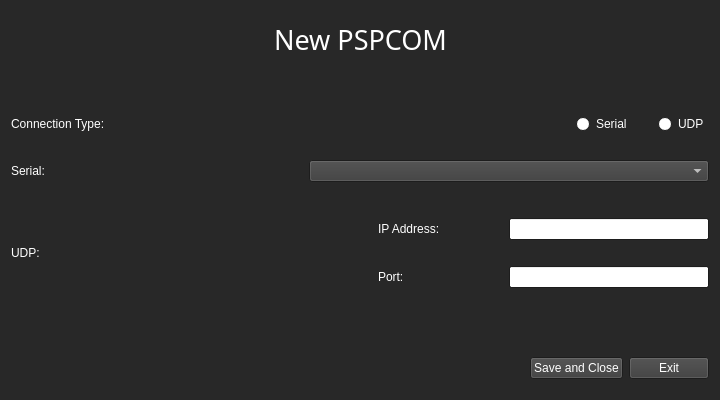
<?xml version="1.0" encoding="UTF-8"?>
<ui version="4.0">
 <class>CreatePspcom</class>
 <widget class="QWidget" name="CreatePspcom">
  <property name="geometry">
   <rect>
    <x>0</x>
    <y>0</y>
    <width>720</width>
    <height>400</height>
   </rect>
  </property>
  <property name="palette">
   <palette>
    <active>
     <colorrole role="WindowText">
      <brush brushstyle="SolidPattern">
       <color alpha="255">
        <red>255</red>
        <green>255</green>
        <blue>255</blue>
       </color>
      </brush>
     </colorrole>
     <colorrole role="Button">
      <brush brushstyle="SolidPattern">
       <color alpha="255">
        <red>60</red>
        <green>60</green>
        <blue>60</blue>
       </color>
      </brush>
     </colorrole>
     <colorrole role="Text">
      <brush brushstyle="SolidPattern">
       <color alpha="255">
        <red>255</red>
        <green>255</green>
        <blue>255</blue>
       </color>
      </brush>
     </colorrole>
     <colorrole role="ButtonText">
      <brush brushstyle="SolidPattern">
       <color alpha="255">
        <red>255</red>
        <green>255</green>
        <blue>255</blue>
       </color>
      </brush>
     </colorrole>
     <colorrole role="Window">
      <brush brushstyle="SolidPattern">
       <color alpha="255">
        <red>40</red>
        <green>40</green>
        <blue>40</blue>
       </color>
      </brush>
     </colorrole>
    </active>
    <inactive>
     <colorrole role="WindowText">
      <brush brushstyle="SolidPattern">
       <color alpha="255">
        <red>255</red>
        <green>255</green>
        <blue>255</blue>
       </color>
      </brush>
     </colorrole>
     <colorrole role="Button">
      <brush brushstyle="SolidPattern">
       <color alpha="255">
        <red>60</red>
        <green>60</green>
        <blue>60</blue>
       </color>
      </brush>
     </colorrole>
     <colorrole role="Text">
      <brush brushstyle="SolidPattern">
       <color alpha="255">
        <red>255</red>
        <green>255</green>
        <blue>255</blue>
       </color>
      </brush>
     </colorrole>
     <colorrole role="ButtonText">
      <brush brushstyle="SolidPattern">
       <color alpha="255">
        <red>255</red>
        <green>255</green>
        <blue>255</blue>
       </color>
      </brush>
     </colorrole>
     <colorrole role="Window">
      <brush brushstyle="SolidPattern">
       <color alpha="255">
        <red>40</red>
        <green>40</green>
        <blue>40</blue>
       </color>
      </brush>
     </colorrole>
    </inactive>
    <disabled>
     <colorrole role="Button">
      <brush brushstyle="SolidPattern">
       <color alpha="255">
        <red>60</red>
        <green>60</green>
        <blue>60</blue>
       </color>
      </brush>
     </colorrole>
     <colorrole role="Base">
      <brush brushstyle="SolidPattern">
       <color alpha="255">
        <red>40</red>
        <green>40</green>
        <blue>40</blue>
       </color>
      </brush>
     </colorrole>
     <colorrole role="Window">
      <brush brushstyle="SolidPattern">
       <color alpha="255">
        <red>40</red>
        <green>40</green>
        <blue>40</blue>
       </color>
      </brush>
     </colorrole>
    </disabled>
   </palette>
  </property>
  <property name="windowTitle">
   <string>Form</string>
  </property>
  <layout class="QVBoxLayout" name="verticalLayout_2">
   <item>
    <spacer name="verticalSpacer">
     <property name="orientation">
      <enum>Qt::Vertical</enum>
     </property>
     <property name="sizeType">
      <enum>QSizePolicy::Fixed</enum>
     </property>
     <property name="sizeHint" stdset="0">
      <size>
       <width>20</width>
       <height>10</height>
      </size>
     </property>
    </spacer>
   </item>
   <item>
    <layout class="QHBoxLayout" name="horizontalLayout">
     <item>
      <spacer name="horizontalSpacer_2">
       <property name="orientation">
        <enum>Qt::Horizontal</enum>
       </property>
       <property name="sizeHint" stdset="0">
        <size>
         <width>40</width>
         <height>20</height>
        </size>
       </property>
      </spacer>
     </item>
     <item>
      <widget class="QLabel" name="label">
       <property name="font">
        <font>
         <family>Franklin Gothic Medium</family>
         <pointsize>20</pointsize>
        </font>
       </property>
       <property name="text">
        <string>New PSPCOM</string>
       </property>
      </widget>
     </item>
     <item>
      <spacer name="horizontalSpacer">
       <property name="orientation">
        <enum>Qt::Horizontal</enum>
       </property>
       <property name="sizeHint" stdset="0">
        <size>
         <width>40</width>
         <height>20</height>
        </size>
       </property>
      </spacer>
     </item>
    </layout>
   </item>
   <item>
    <spacer name="verticalSpacer_2">
     <property name="orientation">
      <enum>Qt::Vertical</enum>
     </property>
     <property name="sizeType">
      <enum>QSizePolicy::Fixed</enum>
     </property>
     <property name="sizeHint" stdset="0">
      <size>
       <width>20</width>
       <height>40</height>
      </size>
     </property>
    </spacer>
   </item>
   <item>
    <layout class="QHBoxLayout" name="horizontalLayout_3">
     <property name="topMargin">
      <number>10</number>
     </property>
     <property name="bottomMargin">
      <number>10</number>
     </property>
     <item>
      <widget class="QLabel" name="label_2">
       <property name="text">
        <string>Connection Type:</string>
       </property>
      </widget>
     </item>
     <item>
      <spacer name="horizontalSpacer_3">
       <property name="orientation">
        <enum>Qt::Horizontal</enum>
       </property>
       <property name="sizeHint" stdset="0">
        <size>
         <width>40</width>
         <height>20</height>
        </size>
       </property>
      </spacer>
     </item>
     <item>
      <widget class="QRadioButton" name="serial">
       <property name="text">
        <string>Serial</string>
       </property>
      </widget>
     </item>
     <item>
      <spacer name="horizontalSpacer_4">
       <property name="orientation">
        <enum>Qt::Horizontal</enum>
       </property>
       <property name="sizeType">
        <enum>QSizePolicy::Fixed</enum>
       </property>
       <property name="sizeHint" stdset="0">
        <size>
         <width>20</width>
         <height>20</height>
        </size>
       </property>
      </spacer>
     </item>
     <item>
      <widget class="QRadioButton" name="udp">
       <property name="text">
        <string>UDP</string>
       </property>
      </widget>
     </item>
    </layout>
   </item>
   <item>
    <layout class="QHBoxLayout" name="horizontalLayout_2">
     <property name="topMargin">
      <number>10</number>
     </property>
     <property name="bottomMargin">
      <number>10</number>
     </property>
     <item>
      <widget class="QLabel" name="label_3">
       <property name="text">
        <string>Serial:</string>
       </property>
      </widget>
     </item>
     <item>
      <spacer name="horizontalSpacer_5">
       <property name="orientation">
        <enum>Qt::Horizontal</enum>
       </property>
       <property name="sizeHint" stdset="0">
        <size>
         <width>40</width>
         <height>20</height>
        </size>
       </property>
      </spacer>
     </item>
     <item>
      <widget class="QComboBox" name="serial_port">
       <property name="minimumSize">
        <size>
         <width>400</width>
         <height>0</height>
        </size>
       </property>
       <property name="maximumSize">
        <size>
         <width>400</width>
         <height>16777215</height>
        </size>
       </property>
      </widget>
     </item>
    </layout>
   </item>
   <item>
    <layout class="QHBoxLayout" name="horizontalLayout_4">
     <property name="topMargin">
      <number>10</number>
     </property>
     <property name="bottomMargin">
      <number>10</number>
     </property>
     <item>
      <widget class="QLabel" name="label_4">
       <property name="text">
        <string>UDP:</string>
       </property>
      </widget>
     </item>
     <item>
      <spacer name="horizontalSpacer_6">
       <property name="orientation">
        <enum>Qt::Horizontal</enum>
       </property>
       <property name="sizeHint" stdset="0">
        <size>
         <width>40</width>
         <height>20</height>
        </size>
       </property>
      </spacer>
     </item>
     <item>
      <layout class="QVBoxLayout" name="verticalLayout">
       <property name="leftMargin">
        <number>0</number>
       </property>
       <item>
        <layout class="QHBoxLayout" name="horizontalLayout_5">
         <property name="leftMargin">
          <number>0</number>
         </property>
         <property name="topMargin">
          <number>10</number>
         </property>
         <property name="bottomMargin">
          <number>10</number>
         </property>
         <item>
          <widget class="QLabel" name="label_6">
           <property name="text">
            <string>IP Address:</string>
           </property>
          </widget>
         </item>
         <item>
          <spacer name="horizontalSpacer_7">
           <property name="orientation">
            <enum>Qt::Horizontal</enum>
           </property>
           <property name="sizeHint" stdset="0">
            <size>
             <width>40</width>
             <height>20</height>
            </size>
           </property>
          </spacer>
         </item>
         <item>
          <widget class="QLineEdit" name="ip_address">
           <property name="minimumSize">
            <size>
             <width>200</width>
             <height>0</height>
            </size>
           </property>
           <property name="maximumSize">
            <size>
             <width>200</width>
             <height>16777215</height>
            </size>
           </property>
          </widget>
         </item>
        </layout>
       </item>
       <item>
        <layout class="QHBoxLayout" name="horizontalLayout_6">
         <property name="topMargin">
          <number>10</number>
         </property>
         <property name="bottomMargin">
          <number>10</number>
         </property>
         <item>
          <widget class="QLabel" name="label_5">
           <property name="text">
            <string>Port:</string>
           </property>
          </widget>
         </item>
         <item>
          <spacer name="horizontalSpacer_8">
           <property name="orientation">
            <enum>Qt::Horizontal</enum>
           </property>
           <property name="sizeHint" stdset="0">
            <size>
             <width>40</width>
             <height>20</height>
            </size>
           </property>
          </spacer>
         </item>
         <item>
          <widget class="QLineEdit" name="iport">
           <property name="minimumSize">
            <size>
             <width>200</width>
             <height>0</height>
            </size>
           </property>
           <property name="maximumSize">
            <size>
             <width>200</width>
             <height>16777215</height>
            </size>
           </property>
          </widget>
         </item>
        </layout>
       </item>
      </layout>
     </item>
    </layout>
   </item>
   <item>
    <spacer name="verticalSpacer_3">
     <property name="orientation">
      <enum>Qt::Vertical</enum>
     </property>
     <property name="sizeHint" stdset="0">
      <size>
       <width>20</width>
       <height>40</height>
      </size>
     </property>
    </spacer>
   </item>
   <item>
    <layout class="QHBoxLayout" name="horizontalLayout_7">
     <property name="topMargin">
      <number>10</number>
     </property>
     <property name="bottomMargin">
      <number>10</number>
     </property>
     <item>
      <spacer name="horizontalSpacer_9">
       <property name="orientation">
        <enum>Qt::Horizontal</enum>
       </property>
       <property name="sizeHint" stdset="0">
        <size>
         <width>40</width>
         <height>20</height>
        </size>
       </property>
      </spacer>
     </item>
     <item>
      <widget class="QPushButton" name="save_and_close">
       <property name="text">
        <string>Save and Close</string>
       </property>
      </widget>
     </item>
     <item>
      <widget class="QPushButton" name="exit">
       <property name="text">
        <string>Exit</string>
       </property>
      </widget>
     </item>
    </layout>
   </item>
  </layout>
 </widget>
 <resources/>
 <connections/>
</ui>
